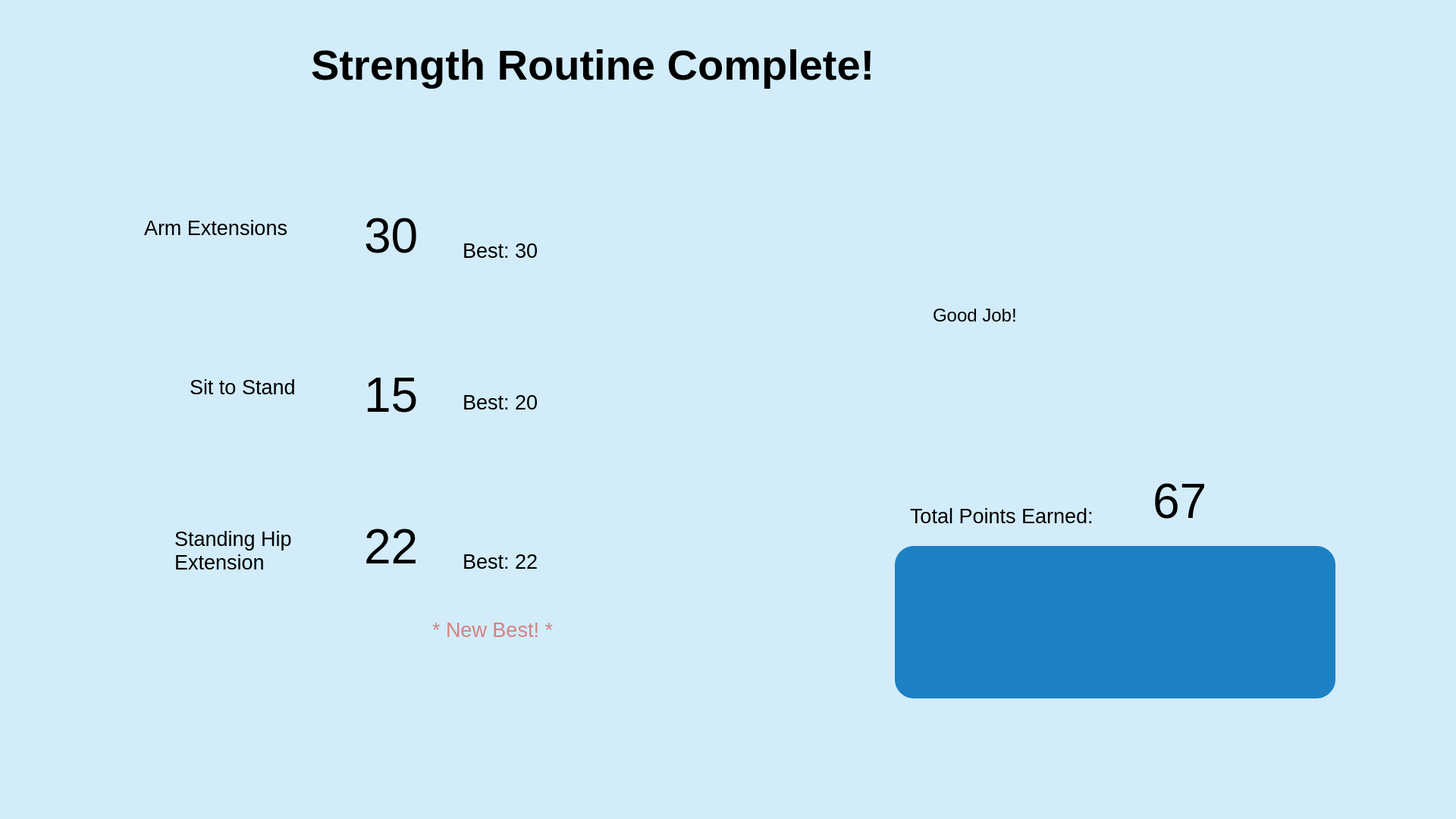
<?xml version="1.0" encoding="UTF-8"?>
<ui version="4.0">
 <class>StrengthCompleteWindow</class>
 <widget class="QMainWindow" name="StrengthCompleteWindow">
  <property name="geometry">
   <rect>
    <x>0</x>
    <y>0</y>
    <width>1920</width>
    <height>1080</height>
   </rect>
  </property>
  <property name="contextMenuPolicy">
   <enum>Qt::NoContextMenu</enum>
  </property>
  <property name="windowTitle">
   <string>RoutineSelectWindow</string>
  </property>
  <property name="layoutDirection">
   <enum>Qt::LeftToRight</enum>
  </property>
  <property name="autoFillBackground">
   <bool>false</bool>
  </property>
  <property name="styleSheet">
   <string notr="true">background-color: #D2ECFA;border: none</string>
  </property>
  <property name="toolButtonStyle">
   <enum>Qt::ToolButtonTextUnderIcon</enum>
  </property>
  <widget class="QWidget" name="centralWidget">
   <widget class="QLabel" name="SpeechBubble">
    <property name="geometry">
     <rect>
      <x>1170</x>
      <y>370</y>
      <width>261</width>
      <height>91</height>
     </rect>
    </property>
    <property name="text">
     <string/>
    </property>
    <property name="pixmap">
     <pixmap>bubble4.png</pixmap>
    </property>
    <property name="scaledContents">
     <bool>true</bool>
    </property>
    <property name="wordWrap">
     <bool>false</bool>
    </property>
   </widget>
   <widget class="QPushButton" name="BackButton_Button">
    <property name="geometry">
     <rect>
      <x>1180</x>
      <y>720</y>
      <width>581</width>
      <height>201</height>
     </rect>
    </property>
    <property name="styleSheet">
     <string notr="true">background: #1C80C3; border-radius:25px;</string>
    </property>
    <property name="text">
     <string/>
    </property>
    <property name="icon">
     <iconset>
      <normaloff>back white.png</normaloff>back white.png</iconset>
    </property>
    <property name="iconSize">
     <size>
      <width>80</width>
      <height>80</height>
     </size>
    </property>
   </widget>
   <widget class="QLabel" name="MascotQuote">
    <property name="geometry">
     <rect>
      <x>1230</x>
      <y>380</y>
      <width>131</width>
      <height>71</height>
     </rect>
    </property>
    <property name="font">
     <font>
      <pointsize>18</pointsize>
     </font>
    </property>
    <property name="styleSheet">
     <string notr="true">background-color: transparent</string>
    </property>
    <property name="text">
     <string>Good Job!</string>
    </property>
   </widget>
   <widget class="QLabel" name="Mascot">
    <property name="geometry">
     <rect>
      <x>1340</x>
      <y>200</y>
      <width>331</width>
      <height>301</height>
     </rect>
    </property>
    <property name="text">
     <string/>
    </property>
    <property name="pixmap">
     <pixmap>mascot (6).png</pixmap>
    </property>
    <property name="scaledContents">
     <bool>true</bool>
    </property>
   </widget>
   <widget class="QLabel" name="Title">
    <property name="geometry">
     <rect>
      <x>410</x>
      <y>30</y>
      <width>1131</width>
      <height>111</height>
     </rect>
    </property>
    <property name="font">
     <font>
      <pointsize>42</pointsize>
      <weight>75</weight>
      <bold>true</bold>
     </font>
    </property>
    <property name="styleSheet">
     <string notr="true">background-color: transparent</string>
    </property>
    <property name="text">
     <string>Strength Routine Complete!</string>
    </property>
   </widget>
   <widget class="QLabel" name="TotalPoints">
    <property name="geometry">
     <rect>
      <x>1200</x>
      <y>650</y>
      <width>341</width>
      <height>61</height>
     </rect>
    </property>
    <property name="font">
     <font>
      <pointsize>20</pointsize>
     </font>
    </property>
    <property name="text">
     <string>Total Points Earned:</string>
    </property>
   </widget>
   <widget class="QLabel" name="labelmain_2">
    <property name="geometry">
     <rect>
      <x>250</x>
      <y>480</y>
      <width>181</width>
      <height>61</height>
     </rect>
    </property>
    <property name="font">
     <font>
      <pointsize>20</pointsize>
     </font>
    </property>
    <property name="text">
     <string>Sit to Stand</string>
    </property>
   </widget>
   <widget class="QLabel" name="labelmain_1">
    <property name="geometry">
     <rect>
      <x>190</x>
      <y>270</y>
      <width>241</width>
      <height>61</height>
     </rect>
    </property>
    <property name="font">
     <font>
      <pointsize>20</pointsize>
     </font>
    </property>
    <property name="text">
     <string>Arm Extensions</string>
    </property>
   </widget>
   <widget class="QLabel" name="labelmain_3">
    <property name="geometry">
     <rect>
      <x>230</x>
      <y>680</y>
      <width>191</width>
      <height>91</height>
     </rect>
    </property>
    <property name="font">
     <font>
      <pointsize>20</pointsize>
     </font>
    </property>
    <property name="text">
     <string>Standing Hip Extension</string>
    </property>
    <property name="wordWrap">
     <bool>true</bool>
    </property>
   </widget>
   <widget class="QLabel" name="labelbest_1">
    <property name="geometry">
     <rect>
      <x>610</x>
      <y>300</y>
      <width>161</width>
      <height>61</height>
     </rect>
    </property>
    <property name="font">
     <font>
      <pointsize>20</pointsize>
     </font>
    </property>
    <property name="text">
     <string>Best: 30</string>
    </property>
   </widget>
   <widget class="QLabel" name="labelbest_2">
    <property name="geometry">
     <rect>
      <x>610</x>
      <y>500</y>
      <width>161</width>
      <height>61</height>
     </rect>
    </property>
    <property name="font">
     <font>
      <pointsize>20</pointsize>
     </font>
    </property>
    <property name="text">
     <string>Best: 20</string>
    </property>
   </widget>
   <widget class="QLabel" name="labelbest_3">
    <property name="geometry">
     <rect>
      <x>610</x>
      <y>710</y>
      <width>161</width>
      <height>61</height>
     </rect>
    </property>
    <property name="font">
     <font>
      <pointsize>20</pointsize>
     </font>
    </property>
    <property name="text">
     <string>Best: 22</string>
    </property>
   </widget>
   <widget class="QLabel" name="score_1">
    <property name="geometry">
     <rect>
      <x>480</x>
      <y>260</y>
      <width>111</width>
      <height>101</height>
     </rect>
    </property>
    <property name="font">
     <font>
      <pointsize>48</pointsize>
     </font>
    </property>
    <property name="text">
     <string>30</string>
    </property>
   </widget>
   <widget class="QLabel" name="score_2">
    <property name="geometry">
     <rect>
      <x>480</x>
      <y>470</y>
      <width>111</width>
      <height>101</height>
     </rect>
    </property>
    <property name="font">
     <font>
      <pointsize>48</pointsize>
     </font>
    </property>
    <property name="text">
     <string>15</string>
    </property>
   </widget>
   <widget class="QLabel" name="score_3">
    <property name="geometry">
     <rect>
      <x>480</x>
      <y>670</y>
      <width>111</width>
      <height>101</height>
     </rect>
    </property>
    <property name="font">
     <font>
      <pointsize>48</pointsize>
     </font>
    </property>
    <property name="text">
     <string>22</string>
    </property>
   </widget>
   <widget class="QLabel" name="score_4">
    <property name="geometry">
     <rect>
      <x>1520</x>
      <y>610</y>
      <width>111</width>
      <height>101</height>
     </rect>
    </property>
    <property name="font">
     <font>
      <pointsize>48</pointsize>
     </font>
    </property>
    <property name="text">
     <string>67</string>
    </property>
   </widget>
   <widget class="QLabel" name="labelbest_4">
    <property name="geometry">
     <rect>
      <x>570</x>
      <y>800</y>
      <width>211</width>
      <height>61</height>
     </rect>
    </property>
    <property name="font">
     <font>
      <pointsize>20</pointsize>
     </font>
    </property>
    <property name="styleSheet">
     <string notr="true">color:#D58181</string>
    </property>
    <property name="text">
     <string>* New Best! *</string>
    </property>
   </widget>
   <zorder>Mascot</zorder>
   <zorder>BackButton_Button</zorder>
   <zorder>SpeechBubble</zorder>
   <zorder>MascotQuote</zorder>
   <zorder>Title</zorder>
   <zorder>TotalPoints</zorder>
   <zorder>labelmain_2</zorder>
   <zorder>labelmain_1</zorder>
   <zorder>labelmain_3</zorder>
   <zorder>labelbest_1</zorder>
   <zorder>labelbest_2</zorder>
   <zorder>labelbest_3</zorder>
   <zorder>score_1</zorder>
   <zorder>score_2</zorder>
   <zorder>score_3</zorder>
   <zorder>score_4</zorder>
   <zorder>labelbest_4</zorder>
  </widget>
 </widget>
 <layoutdefault spacing="6" margin="11"/>
 <resources/>
 <connections/>
</ui>
